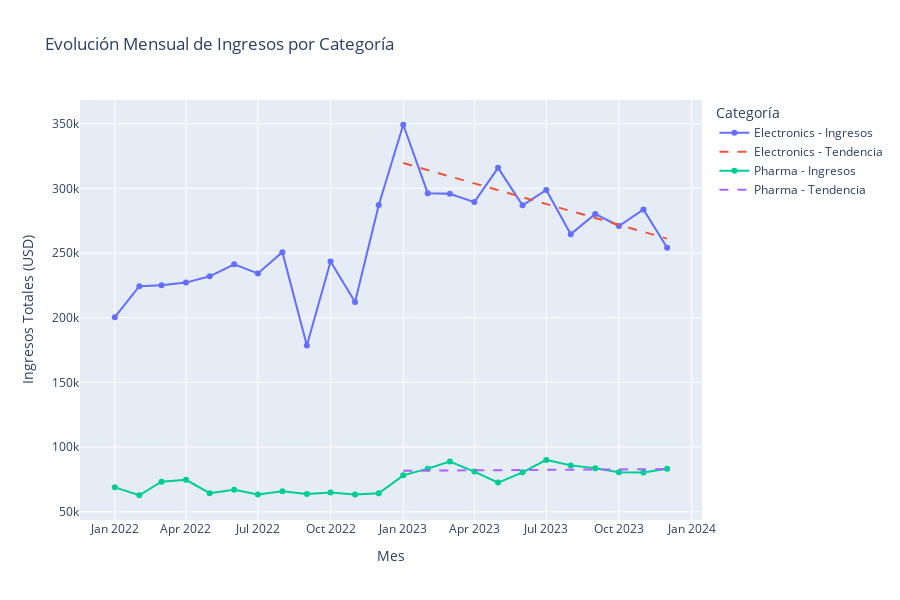

The cell this chart's notebook holds for it:
### Markdown cell above
### Categoría - Ingresos

### Code cell
monthly_cat = df.groupby(['month', 'product_category'])['revenue'].sum().reset_index()

# Crear figura Plotly
fig = go.Figure()

for cat in monthly_cat["product_category"].unique():
    subset = monthly_cat[monthly_cat["product_category"] == cat]

    # Línea de ingresos mensuales
    fig.add_trace(go.Scatter(
        x=subset["month"],
        y=subset["revenue"],
        mode="lines+markers",
        name=f"{cat} - Ingresos"
    ))

    # Línea de tendencia desde enero 2023
    subset_2023 = subset[subset["month"] >= "2023-01-01"]
    if len(subset_2023) >= 2:
        x_vals = subset_2023["month"].map(pd.Timestamp.toordinal)
        y_vals = subset_2023["revenue"]
        slope, intercept = np.polyfit(x_vals, y_vals, 1)
        trendline = slope * x_vals + intercept

        fig.add_trace(go.Scatter(
            x=subset_2023["month"],
            y=trendline,
            mode="lines",
            name=f"{cat} - Tendencia",
            line=dict(dash="dash")
        ))

# Layout
fig.update_layout(
    title="Evolución Mensual de Ingresos por Categoría",
    xaxis_title="Mes",
    yaxis_title="Ingresos Totales (USD)",
    legend_title="Categoría",
    height=600
)

fig.show()
